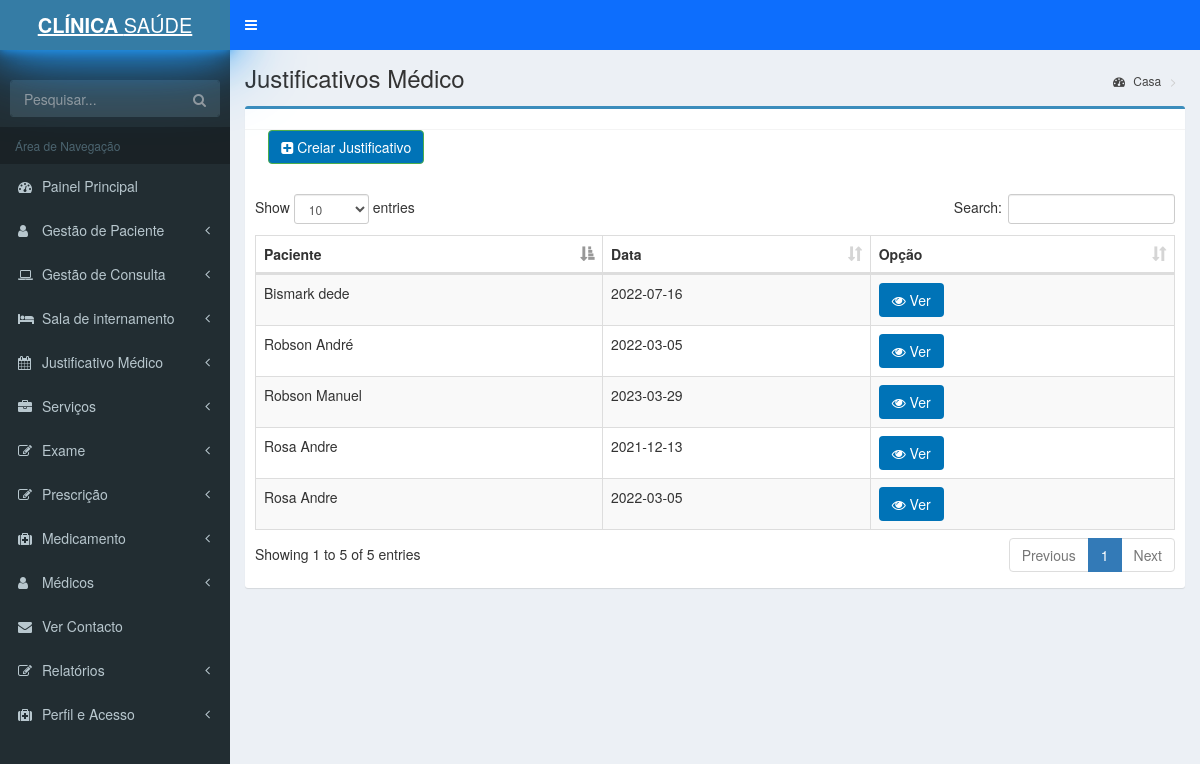
Screenshot of /Justificativo/justify.php with the database file from the repository.
### tables this page shows
CREATE TABLE `justify` (
  `id` int(11) NOT NULL,
  `id_patient` int(11) NOT NULL,
  `date` date NOT NULL,
  `patient` varchar(100) NOT NULL,
  `titulo` varchar(1000) NOT NULL,
  `descriacao` varchar(1000) NOT NULL,
  `descricao2` varchar(200) NOT NULL,
  `descricao3` varchar(200) NOT NULL,
  `data1` varchar(15) NOT NULL,
  `data2` varchar(15) NOT NULL,
  `dotorname` varchar(50) NOT NULL
);

### Justificativo/justify.php (the view, shortened to what this page needs)
<?php include"../Include/header.php";?>
<?php include"../Include/sidebar.php";?>
<!doctype html>
        <html lang="en">
        <head>
        </head>
<?php
include("../inc/connect.php") ;
$query=mysqli_query($connection,"SELECT * FROM justify")or die (mysqli_error($connection));
$row1=mysql_fetch_all($query);
function mysql_fetch_all($query) {
$all = array();
while ($all[] = mysqli_fetch_assoc($query)) {$temp=$all;}
return $temp;
}
?>
 <link rel="stylesheet" href="../bootstrap/css/bootstrap.min.css" type="text/css">
<body>
<div class="content-wrapper">
<section class="content-header">
<h1>
Justificativos Médico
</h1>
<ol class="breadcrumb">
<li><a href="../Index2"><i class="fa fa-dashboard"></i> Casa</a></li>
<li class="active"></li>
</ol>
</section>
<section class="content">
<div class="row">
<div class="col-xs-12">
<div class="box box-primary">
<div class="box-header with-border">
</div>&nbsp;&nbsp;&nbsp;&nbsp;&nbsp;
<a href="./addnew.php"><button type="submit" name="submit" class="btn btn-success bg-blue"><i class="fa fa-plus-square"></i> Creiar Justificativo</button></a><br>
<div class="box-body">
<table id="example1" class="table table-bordered table-striped">
<thead>
<tr>
<th>Paciente</th>
<th>Data</th>
<th>Opção</th>
</tr>
</thead>
<tbody>
<?php
foreach ($row1 as $row)
{
?> <tr>
  <td><?php echo $row['patient'];?></td>
<td><?php echo $row['date'];?></td>
  <td>
  <a href="viewJustify.php?id=<?php echo $row['id'];?>"><span class="btn bg-blue "><i class="fa fa-eye"></i> Ver</span></a>&nbsp;&nbsp;
</tr>
<?php } ?>
</tbody>
</table>
</div>
</div>
</div>
</div>
</section>
</div>
</body>
<?php include('../Include/footer.php');?>
</html>

### rows the page displays
justify: patient "Rosa Andre", date "2021-12-13"
justify: patient "Rosa Andre", date "2022-03-05"
justify: patient "Robson André", date "2022-03-05"
justify: patient "Bismark dede", date "2022-07-16"
justify: patient "Robson Manuel", date "2023-03-29"
